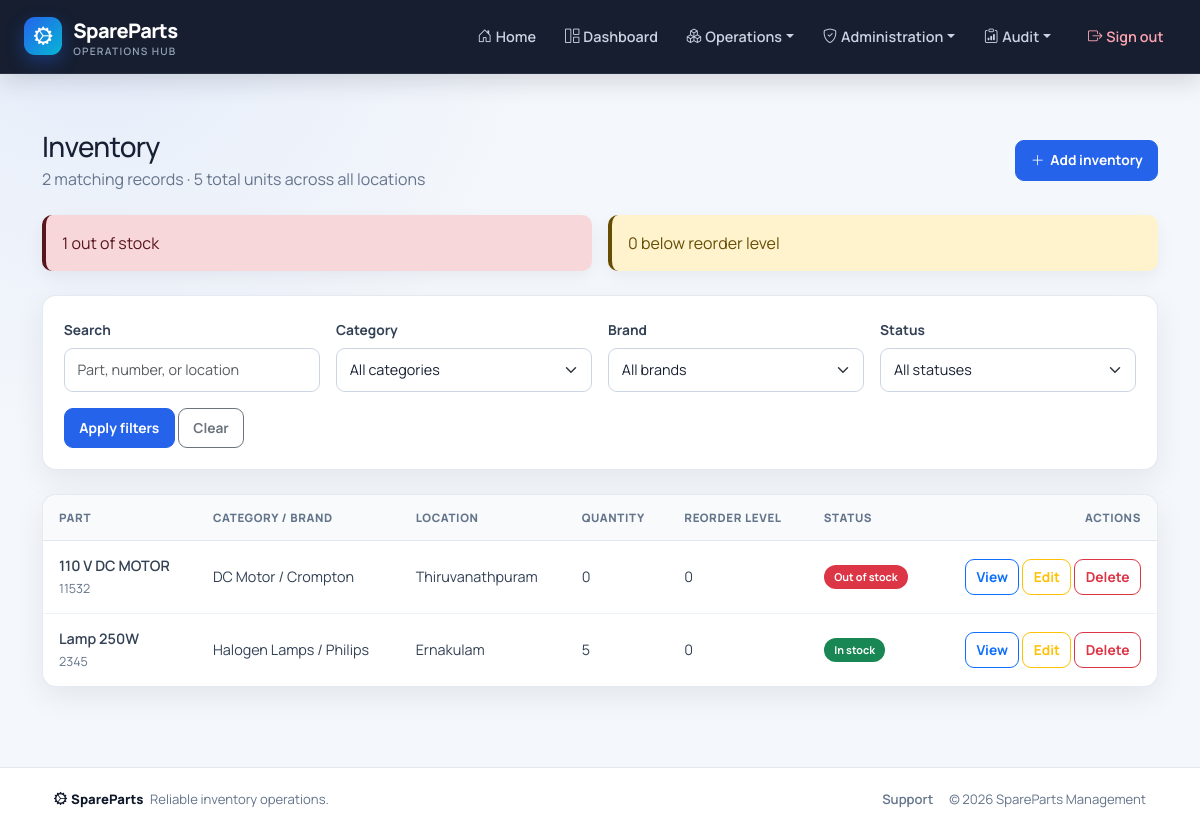
/inventory/items/ (signed in), run on an earlier commit of the app's database.
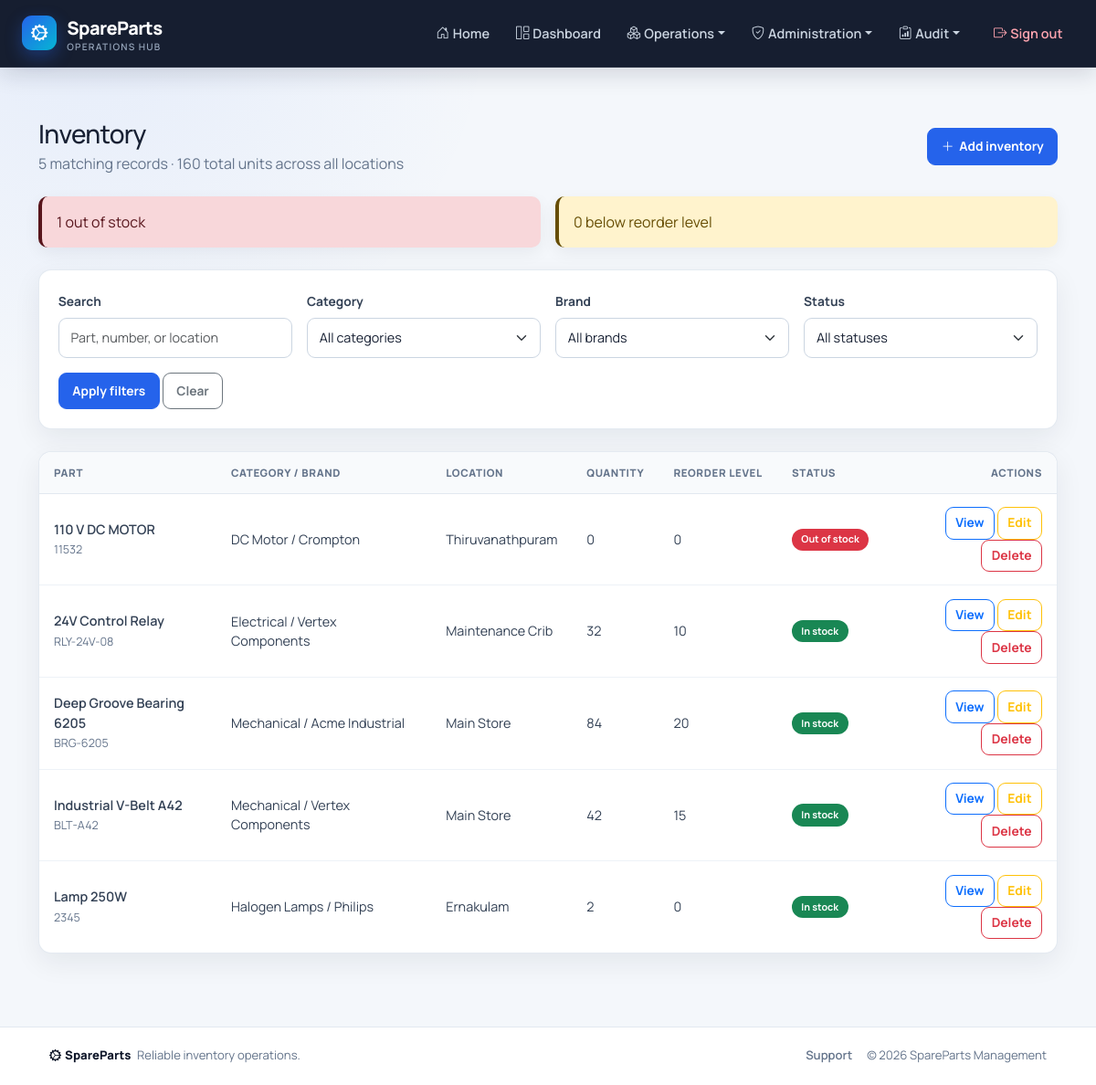
And on a later commit of the database.
### inventory/models.py (models this page shows, shortened)
class InventoryItem(models.Model):
    part = models.ForeignKey(Part, on_delete=models.CASCADE)
    location = models.ForeignKey(Location, on_delete=models.CASCADE)
    quantity = models.PositiveIntegerField(default=0)
    min_quantity = models.PositiveIntegerField(default=0)  # Reorder threshold
    class Meta:
        unique_together = ('part', 'location')

class Location(models.Model):
    name = models.CharField(max_length=100)
    address = models.TextField(blank=True, null=True)

### parts/models.py (models this page shows, shortened)
class Part(models.Model):
    name = models.CharField(max_length=200)
    part_number = models.CharField(max_length=50, unique=True)
    category = models.ForeignKey(Category, on_delete=models.SET_NULL, null=True)
    brand = models.ForeignKey(Brand, on_delete=models.SET_NULL, null=True)
    description = models.TextField(blank=True, null=True)
    barcode = models.CharField(max_length=100, blank=True, null=True)
    image = models.ImageField(upload_to='parts/', blank=True, null=True)

class Category(models.Model):
    name = models.CharField(max_length=100, unique=True)

class Brand(models.Model):
    name = models.CharField(max_length=100, unique=True)

### inventory/views.py (the view)
# urls.py: path('items/', InventoryItemListView.as_view(), name='inventoryitem_list'),
class InventoryItemListView(LoginRequiredMixin, RoleRequiredMixin, ListView):
    model = InventoryItem
    template_name = 'inventoryitem_list.html'
    context_object_name = 'items'
    allowed_roles = ['inventory_manager', 'technician']
    def get_queryset(self):
        queryset = InventoryItem.objects.select_related(
            'part__category', 'part__brand', 'location'
        )
        search = self.request.GET.get('search', '').strip()
        category = self.request.GET.get('category', '')
        brand = self.request.GET.get('brand', '')
        status = self.request.GET.get('stock_status', '')
        if search:
            queryset = queryset.filter(
                Q(part__name__icontains=search) |
                Q(part__part_number__icontains=search) |
                Q(location__name__icontains=search)
            )
        if category:
            queryset = queryset.filter(part__category_id=category)
        if brand:
            queryset = queryset.filter(part__brand_id=brand)
        if status == 'out_of_stock':
            queryset = queryset.filter(quantity=0)
        elif status == 'low_stock':
            queryset = queryset.filter(quantity__gt=0, quantity__lte=F('min_quantity'))
        elif status == 'in_stock':
            queryset = queryset.filter(quantity__gt=F('min_quantity'))
        return queryset.order_by('part__name', 'location__name')
    def get_context_data(self, **kwargs):
        context = super().get_context_data(**kwargs)
        all_items = InventoryItem.objects.select_related('part', 'location')
        context['out_of_stock_items'] = all_items.filter(quantity=0)
        context['low_stock_items'] = all_items.filter(
            quantity__gt=0, quantity__lte=F('min_quantity')
        )
        context['categories'] = Category.objects.order_by('name')
        context['brands'] = Brand.objects.order_by('name')
        context['total_quantity'] = all_items.aggregate(total=Sum('quantity'))['total'] or 0
        return context

### core/models.py (called while the page is built)
    def has_access(self, code):
        if not self.is_authenticated or not self.is_active:
            return False
        if self.is_superuser:
            return True
        return self.get_effective_access_permissions().filter(code=code).exists()

### core/templatetags/rbac.py (called while the page is built)
@register.filter
def has_access(user, code):
    return bool(getattr(user, 'has_access', lambda unused: False)(code))

### parts/mixins.py (called while the page is built)
    def get_permission_required(self):
        if self.permission_required:
            return self.permission_required
        model_name = self.model._meta.model_name
        module = self.permission_modules.get(model_name, model_name)
        action = 'view' if self.__class__.__name__.endswith(('ListView', 'DetailView')) else 'manage'
        return f'{module}.{action}'

### templates/inventoryitem_list.html (shortened to what this page needs)
{% extends "base.html" %}{% load rbac %}
{% block content %}
<div class="container py-4">
  <div class="d-flex justify-content-between align-items-center mb-4"><div><h1 class="h3 mb-1">Inventory</h1><p class="text-muted mb-0">{{ items|length }} matching records · {{ total_quantity }} total units across all locations</p></div>{% if user|has_access:'inventory.manage' %}<a class="btn btn-primary" href="{% url 'inventory:inventoryitem_add' %}"><i class="bi bi-plus-lg"></i> Add inventory</a>{% endif %}</div>
  <div class="row g-3 mb-4"><div class="col-md-6"><div class="alert alert-danger mb-0">{{ out_of_stock_items|length }} out of stock</div></div><div class="col-md-6"><div class="alert alert-warning mb-0">{{ low_stock_items|length }} below reorder level</div></div></div>
  <form method="get" class="card card-body border-0 shadow-sm mb-4"><div class="row g-3">
    <div class="col-md-3"><label class="form-label" for="search">Search</label><input class="form-control" id="search" name="search" value="{{ request.GET.search }}" placeholder="Part, number, or location"></div>
    <div class="col-md-3"><label class="form-label" for="category">Category</label><select class="form-select" id="category" name="category"><option value="">All categories</option></select></div>
    <div class="col-md-3"><label class="form-label" for="brand">Brand</label><select class="form-select" id="brand" name="brand"><option value="">All brands</option></select></div>
    <div class="col-md-3"><label class="form-label" for="stock_status">Status</label><select class="form-select" id="stock_status" name="stock_status"><option value="">All statuses</option></select></div>
    <div class="col-12"><button class="btn btn-primary">Apply filters</button> <a class="btn btn-outline-secondary" href="{% url 'inventory:inventoryitem_list' %}">Clear</a></div>
  </div></form>
  <div class="card border-0 shadow-sm"><div class="table-responsive"><table class="table table-hover align-middle mb-0"><thead class="table-light"><tr><th>Part</th><th>Category / Brand</th><th>Location</th><th>Quantity</th><th>Reorder level</th><th>Status</th><th class="text-end">Actions</th></tr></thead><tbody>
  {% for item in items %}<tr><td><div class="fw-semibold">{{ item.part.name }}</div><small class="text-muted">{{ item.part.part_number }}</small></td><td>{{ item.part.category.name|default:"Uncategorized" }} / {{ item.part.brand.name|default:"Unbranded" }}</td><td>{{ item.location.name }}</td><td>{{ item.quantity }}</td><td>{{ item.min_quantity }}</td><td>{% if item.quantity == 0 %}<span class="badge bg-danger">Out of stock</span>{% elif item.quantity <= item.min_quantity %}<span class="badge bg-warning text-dark">Low stock</span>{% else %}<span class="badge bg-success">In stock</span>{% endif %}</td><td class="text-end"><a class="btn btn-sm btn-outline-primary" href="{% url 'inventory:inventoryitem_detail' item.pk %}">View</a>{% if user|has_access:'inventory.manage' %} <a class="btn btn-sm btn-outline-warning" href="{% url 'inventory:inventoryitem_edit' item.pk %}">Edit</a> <a class="btn btn-sm btn-outline-danger" href="{% url 'inventory:inventoryitem_delete' item.pk %}">Delete</a>{% endif %}</td></tr>
  {% empty %}<tr><td colspan="7" class="text-center text-muted py-5">No inventory records match the current filters.</td></tr>{% endfor %}</tbody></table></div></div>
</div>
{% endblock %}

What changed in the data, as far as the page shows it:
added InventoryItem: part.name "24V Control Relay", part.part_number "RLY-24V-08", part.category.name "Electrical", part.brand.name "Vertex Components", location.name "Maintenance Crib", quantity "32", min_quantity "10", shows "In stock"
added InventoryItem: part.name "Deep Groove Bearing 6205", part.part_number "BRG-6205", part.category.name "Mechanical", part.brand.name "Acme Industrial", location.name "Main Store", quantity "84", min_quantity "20", shows "In stock"
added InventoryItem: part.name "Industrial V-Belt A42", part.part_number "BLT-A42", part.category.name "Mechanical", part.brand.name "Vertex Components", location.name "Main Store", quantity "42", min_quantity "15", shows "In stock"
changed InventoryItem "Lamp 250W": quantity "5" → "2"
Also different on the page:
{{ items|length }}: "2" → "5"
{{ total_quantity }}: "5" → "160"
